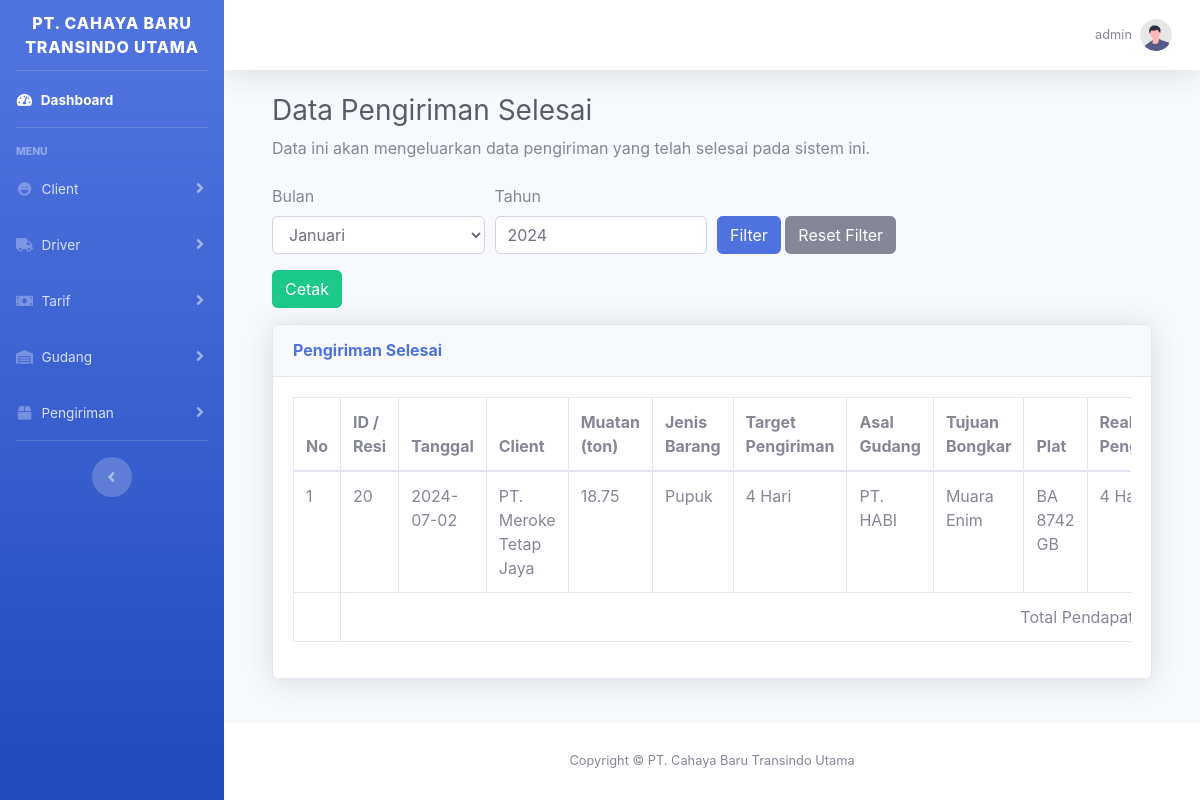
The page /admin/index.php?page=pengiriman_selesai (signed in) on the database its author committed.
### tables this page shows
CREATE TABLE `users` (
  `id` int(11) NOT NULL,
  `username` varchar(225) NOT NULL,
  `email` varchar(225) NOT NULL,
  `password` varchar(255) NOT NULL
);

CREATE TABLE `pengiriman` (
  `pengiriman_id` int(11) NOT NULL,
  `tanggal` date DEFAULT NULL,
  `client_id` int(11) DEFAULT NULL,
  `muatan` float DEFAULT NULL,
  `jenis_barang` varchar(255) DEFAULT NULL,
  `target_pengiriman` int(11) DEFAULT NULL,
  `warehouse_id` int(11) DEFAULT NULL,
  `tujuan_bongkar` varchar(255) DEFAULT NULL,
  `driver_id` int(11) DEFAULT NULL,
  `realisasi_pengiriman` int(11) DEFAULT NULL,
  `tanggal_bongkar` date DEFAULT NULL,
  `keterlambatan` int(11) DEFAULT NULL,
  `harga` decimal(10,2) DEFAULT NULL
);

CREATE TABLE `client` (
  `client_id` int(11) NOT NULL,
  `nama_client` varchar(100) NOT NULL,
  `jenis_barang` varchar(100) NOT NULL
);

CREATE TABLE `gudang` (
  `warehouse_id` int(11) NOT NULL,
  `nama_gudang` varchar(100) NOT NULL,
  `alamat_gudang` varchar(200) NOT NULL
);

CREATE TABLE `driver` (
  `driver_id` int(11) NOT NULL,
  `nama_supir` varchar(100) NOT NULL,
  `alamat` varchar(200) NOT NULL,
  `plat` varchar(225) NOT NULL
);

### admin/pages/pengiriman_selesai.php (the view, shortened to what this page needs)
<?php
if (isset($_GET['tanggal'])) {
    $tanggal = $_GET['tanggal'];
    $query_date = "AND YEAR(p.tanggal) = YEAR('$tanggal') AND MONTH(p.tanggal) = MONTH('$tanggal')";
} else {
    $query_date = "";
}
if (isset($_GET['bulan']) && isset($_GET['tahun'])) {
    $bulan = $_GET['bulan'];
    $tahun = $_GET['tahun'];
    $query_date_bulan_tahun = "AND YEAR(p.tanggal) = $tahun AND MONTH(p.tanggal) = $bulan";
} else {
    $query_date_bulan_tahun = "";
}
$query = "SELECT p.pengiriman_id ,p.tanggal, c.nama_client, p.muatan, p.jenis_barang, p.target_pengiriman,
        g.nama_gudang AS asal_gudang, p.tujuan_bongkar, d.plat, p.realisasi_pengiriman,
        p.tanggal_bongkar, p.keterlambatan, p.harga
        FROM Pengiriman p
        JOIN Client c ON p.client_id = c.client_id
        JOIN Gudang g ON p.warehouse_id = g.warehouse_id
        JOIN Driver d ON p.driver_id = d.driver_id
        WHERE p.realisasi_pengiriman IS NOT NULL
        AND p.tanggal_bongkar IS NOT NULL
        AND p.keterlambatan IS NOT NULL
        $query_date
        $query_date_bulan_tahun
        ORDER BY p.tanggal ASC";
$result = mysqli_query($conn, $query);
?>
<div class="container-fluid">
    <h1 class="h3 mb-2 text-gray-800">Data Pengiriman Selesai</h1>
    <p class="mb-4">Data ini akan mengeluarkan data pengiriman yang telah selesai pada sistem ini.</p>
    <form method="GET" action="index.php" class="disable_print">
        <div class="form-row">
            <div class="col-md-3 mb-3">
                <label for="bulan">Bulan</label>
                <select class="form-control" id="bulan" name="bulan">
                    <option value="01" <?php echo ($_GET['bulan'] ?? '') == '01' ? 'selected' : ''; ?>>Januari</option>
                </select>
            </div>
            <div class="col-md-3 mb-3">
                <label for="tahun">Tahun</label>
                <input type="text" class="form-control" id="tahun" name="tahun" value="<?= $_GET['tahun'] ?? '2024' ?>" placeholder="Masukkan tahun (contoh: 2024)">
            </div>
            <div class="col-md-3 mb-3">
                <label>&nbsp;</label><br>
                <button type="submit" class="btn btn-primary">Filter</button>
                <a href="index.php?page=pengiriman_selesai" class="btn btn-secondary">Reset Filter</a>
            </div>
        </div>
    </form>
    <div class="row">
        <div class="col-md-12 mb-3">
            <button id="btnPrint" class="btn btn-success">Cetak</button>
        </div>
    </div>
    <div class="card shadow mb-4">
        <div class="card-header py-3">
            <h6 class="m-0 font-weight-bold text-primary">Pengiriman Selesai</h6>
        </div>
        <div class="card-body">
            <div class="table-responsive">
                <table class="table table-bordered" id="dataTable" width="100%" cellspacing="0">
                    <thead>
                        <tr>
                            <th class="disable_print">No</th>
                            <th>ID / Resi</th>
                            <th>Tanggal</th>
                            <th>Client</th>
                            <th>Muatan (ton)</th>
                            <th>Jenis Barang</th>
                            <th>Target Pengiriman</th>
                            <th>Asal Gudang</th>
                            <th>Tujuan Bongkar</th>
                            <th>Plat</th>
                            <th>Realisasi Pengiriman</th>
                        </tr>
                    </thead>
                    <tbody>
                        <?php
                        $i = 1;
                        $bulan_sebelumnya = null;
                        while ($row = mysqli_fetch_assoc($result)) :
                            $tanggal_data = date('Y-m', strtotime($row['tanggal']));
                            if ($tanggal_data != $bulan_sebelumnya) {
                                $bulan_sebelumnya = $tanggal_data;
                            }
                        ?>
                            <tr>
                                <td class="disable_print"><?= $i; ?></td>
                                <td><?= $row["pengiriman_id"]; ?></td>
                                <td><?= $row["tanggal"]; ?></td>
                                <td><?= $row["nama_client"]; ?></td>
                                <td><?= $row["muatan"]; ?></td>
                                <td><?= $row["jenis_barang"]; ?></td>
                                <td><?= $row["target_pengiriman"]; ?> Hari</td>
                                <td><?= $row["asal_gudang"]; ?></td>
                                <td><?= $row["tujuan_bongkar"]; ?></td>
                                <td><?= $row["plat"]; ?></td>
                                <td><?= $row["realisasi_pengiriman"]; ?> Hari</td>
                            </tr>
                        <?php
                            $i++;
                        endwhile;
                        if ($bulan_sebelumnya !== null) {
                            echo '<tr>';
                            echo '<td class="disable_print"></td>';
                            echo '<td colspan="11" style="text-align: right;">Total Pendapatan Bulan ' . date('F Y', strtotime($bulan_sebelumnya)) . '</td>';
                            echo '</tr>';
                        }
                        ?>
                    </tbody>
                </table>
            </div>
        </div>
    </div>
</div>

### admin/index.php (shortened to what this page needs)
<?php
include 'pages/db.php';
$user_id = $_SESSION['user_id'];
$sql = "SELECT username FROM users WHERE id = '$user_id' LIMIT 1";
$result = $conn->query($sql);
$row = $result->fetch_assoc();
?>
<!DOCTYPE html>
<html lang="en">
<head>
    <link href="../vendor/fontawesome-free/css/all.min.css" rel="stylesheet" type="text/css">
    <link href="../css/sb-admin-2.min.css" rel="stylesheet">
</head>
<body id="page-top">
    <div id="wrapper">
        <ul class="navbar-nav bg-gradient-primary sidebar sidebar-dark accordion" id="accordionSidebar">
            <a class="sidebar-brand d-flex align-items-center justify-content-center" href="index.php">
                <div class="sidebar-brand-text mx-1">PT. Cahaya Baru Transindo Utama</div>
            </a>
            <hr class="sidebar-divider my-0">
            <li class="nav-item active">
                <a class="nav-link" href="index.php">
                    <i class="fas fa-fw fa-tachometer-alt"></i>
                    <span>Dashboard</span></a>
            </li>
            <hr class="sidebar-divider">
            <div class="sidebar-heading">
                Menu
            </div>
            <li class="nav-item">
                <a class="nav-link collapsed" href="#" data-toggle="collapse" data-target="#collapseClient" aria-expanded="true" aria-controls="collapseClient">
                    <i class="fas fa-fw fa-laugh-wink"></i>
                    <span>Client</span>
                </a>
            </li>
            <li class="nav-item">
                <a class="nav-link collapsed" href="#" data-toggle="collapse" data-target="#collapseDriver" aria-expanded="true" aria-controls="collapseDriver">
                    <i class="fas fa-fw fa-truck"></i>
                    <span>Driver</span>
                </a>
            </li>
            <li class="nav-item">
                <a class="nav-link collapsed" href="#" data-toggle="collapse" data-target="#collapsetarif" aria-expanded="true" aria-controls="collapsetarif">
                    <i class="fas fa-fw fa-money-bill"></i>
                    <span>Tarif</span>
                </a>
            </li>
            <li class="nav-item">
                <a class="nav-link collapsed" href="#" data-toggle="collapse" data-target="#collapseGudang" aria-expanded="true" aria-controls="collapseGudang">
                    <i class="fas fa-fw fa-warehouse"></i>
                    <span>Gudang</span>
                </a>
            </li>
            <li class="nav-item">
                <a class="nav-link collapsed" href="#" data-toggle="collapse" data-target="#collapsePengiriman" aria-expanded="true" aria-controls="collapsePengiriman">
                    <i class="fas fa-fw fa-box"></i>
                    <span>Pengiriman</span>
                </a>
            </li>
            <hr class="sidebar-divider d-none d-md-block">
            <div class="text-center d-none d-md-inline">
                <button class="rounded-circle border-0" id="sidebarToggle"></button>
            </div>
        </ul>
        <div id="content-wrapper" class="d-flex flex-column">
            <div id="content">
                <nav class="navbar navbar-expand navbar-light bg-white topbar mb-4 static-top shadow">
                    <ul class="navbar-nav ml-auto">
                        <li class="nav-item dropdown no-arrow">
                            <a class="nav-link dropdown-toggle" href="#" id="userDropdown" role="button" data-toggle="dropdown" aria-haspopup="true" aria-expanded="false">
                                <span class="mr-2 d-none d-lg-inline text-gray-600 small"><?= $row["username"] ?></span>
                                <img class="img-profile rounded-circle" src="../img/undraw_profile.svg">
                            </a>
                        </li>
                    </ul>
                </nav>
                <div class="container-fluid">
                    <?php include 'content.php'; ?>
                </div>
            </div>
            <footer class="sticky-footer bg-white">
                <div class="container my-auto">
                    <div class="copyright text-center my-auto">
                        <span>Copyright &copy; PT. Cahaya Baru Transindo Utama</span>
                    </div>
                </div>
            </footer>
        </div>
    </div>
</body>
</html>

### rows shown on the page
users: username "admin"
pengiriman: pengiriman_id "20", tanggal "2024-07-02", client.nama_client "PT. Meroke Tetap Jaya", muatan "18.75", jenis_barang "Pupuk", target_pengiriman "4", warehouse.nama_gudang "PT. HABI", tujuan_bongkar "Muara Enim", driver.plat "BA 8742 GB", realisasi_pengiriman "4"
